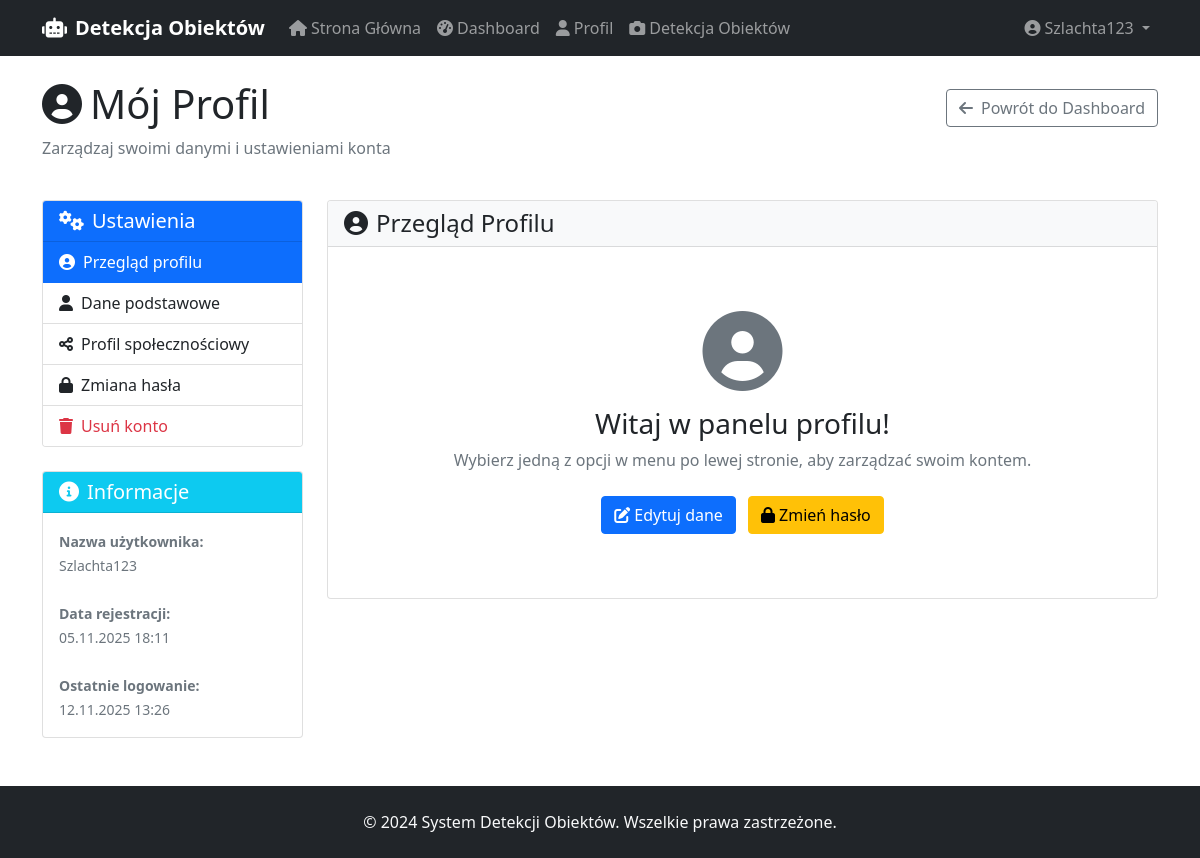
The app's page /profile/ (signed in) with its own data.
### detection_app/models.py (models this page shows, shortened)
class CustomUser(AbstractUser):
    email = models.EmailField(unique=True, verbose_name="adres email")
    phone = models.CharField(max_length=15, blank=True, verbose_name="telefon")
    birth_date = models.DateField(null=True, blank=True, verbose_name="data urodzenia")
    city = models.CharField(max_length=100, blank=True, verbose_name="miasto")
    address = models.TextField(blank=True, verbose_name="adres")
    created_at = models.DateTimeField(default=timezone.now, verbose_name="data rejestracji")
    updated_at = models.DateTimeField(auto_now=True, verbose_name="data aktualizacji")
    is_verified = models.BooleanField(default=False, verbose_name="zweryfikowany")
    newsletter = models.BooleanField(default=False, verbose_name="newsletter")
    terms_accepted = models.BooleanField(default=False, verbose_name="akceptacja regulaminu")
    class Meta:
        app_label = 'detection_app'  # DODAJ TĘ LINIĘ
        verbose_name = "użytkownik"
        verbose_name_plural = "użytkownicy"

### detection_app/views.py (the view, shortened to what this page needs)
# urls.py: path('profile/', views.profile_view, name='profile'),
@login_required
def profile_view(request):
    user = request.user
    profile, created = UserProfile.objects.get_or_create(user=user)
    active_tab = request.GET.get('tab', 'overview')
    user_form = UserUpdateForm(instance=user)
    profile_form = UserProfileForm(instance=profile)
    password_form = CustomPasswordChangeForm(request.user)
    context = {
        'user': user,
        'profile': profile,
        'active_tab': active_tab,
        'user_form': user_form,
        'profile_form': profile_form,
        'password_form': password_form,
    }
    return render(request, 'profile/profile.html', context)

### detection_app/templates/profile/profile.html (shortened to what this page needs)
{% extends 'bas/base.html' %}
{% block content %}
<div class="container mt-4">
    <div class="row mb-4">
        <div class="col-12">
            <div class="d-flex justify-content-between align-items-center">
                <h1><i class="fas fa-user-circle me-2"></i>Mój Profil</h1>
                <a href="{% url 'dashboard' %}" class="btn btn-outline-secondary">
                    <i class="fas fa-arrow-left me-2"></i>Powrót do Dashboard
                </a>
            </div>
            <p class="text-muted">Zarządzaj swoimi danymi i ustawieniami konta</p>
        </div>
    </div>
    <div class="row">
        <div class="col-md-3">
            <div class="card">
                <div class="card-header bg-primary text-white">
                    <h5 class="mb-0"><i class="fas fa-cogs me-2"></i>Ustawienia</h5>
                </div>
                <div class="list-group list-group-flush">
                    <a href="?tab=overview"
                       class="list-group-item list-group-item-action {% if active_tab == 'overview' %}active{% endif %}">
                        <i class="fas fa-user-circle me-2"></i>Przegląd profilu
                    </a>
                    <a href="?tab=basic"
                       class="list-group-item list-group-item-action {% if active_tab == 'basic' %}active{% endif %}">
                        <i class="fas fa-user me-2"></i>Dane podstawowe
                    </a>
                    <a href="?tab=social"
                       class="list-group-item list-group-item-action {% if active_tab == 'social' %}active{% endif %}">
                        <i class="fas fa-share-alt me-2"></i>Profil społecznościowy
                    </a>
                    <a href="?tab=password"
                       class="list-group-item list-group-item-action {% if active_tab == 'password' %}active{% endif %}">
                        <i class="fas fa-lock me-2"></i>Zmiana hasła
                    </a>
                    <a href="?tab=delete"
                       class="list-group-item list-group-item-action {% if active_tab == 'delete' %}active{% endif %} text-danger">
                        <i class="fas fa-trash me-2"></i>Usuń konto
                    </a>
                </div>
            </div>
            <div class="card mt-4">
                <div class="card-header bg-info text-white">
                    <h5 class="mb-0"><i class="fas fa-info-circle me-2"></i>Informacje</h5>
                </div>
                <div class="card-body">
                    <small class="text-muted">
                        <strong>Nazwa użytkownika:</strong><br>
                        {{ user.username }}<br><br>
                        <strong>Data rejestracji:</strong><br>
                        {{ user.date_joined|date:"d.m.Y H:i" }}<br><br>
                        <strong>Ostatnie logowanie:</strong><br>
                        {% if user.last_login %}
                            {{ user.last_login|date:"d.m.Y H:i" }}
                        {% else %}
                            Pierwsze logowanie
                        {% endif %}
                    </small>
                </div>
            </div>
        </div>
        <div class="col-md-9">
            <div class="card">
                <div class="card-header bg-light">
                    <h4 class="mb-0">
                        {% if active_tab == 'basic' %}
                            <i class="fas fa-user me-2"></i>Dane Podstawowe
                        {% elif active_tab == 'social' %}
                            <i class="fas fa-share-alt me-2"></i>Profil Społecznościowy
                        {% elif active_tab == 'password' %}
                            <i class="fas fa-lock me-2"></i>Zmiana Hasła
                        {% elif active_tab == 'delete' %}
                            <i class="fas fa-trash me-2"></i>Usuwanie Konta
                        {% else %}
                            <i class="fas fa-user-circle me-2"></i>Przegląd Profilu
                        {% endif %}
                    </h4>
                </div>
                <div class="card-body">
                    {% if active_tab == 'overview' %}
                        <div class="text-center py-5">
                            <i class="fas fa-user-circle fa-5x text-muted mb-3"></i>
                            <h3>Witaj w panelu profilu!</h3>
                            <p class="text-muted">Wybierz jedną z opcji w menu po lewej stronie, aby zarządzać swoim kontem.</p>
                            <div class="mt-4">
                                <a href="?tab=basic" class="btn btn-primary me-2">
                                    <i class="fas fa-edit me-1"></i>Edytuj dane
                                </a>
                                <a href="?tab=password" class="btn btn-warning">
                                    <i class="fas fa-lock me-1"></i>Zmień hasło
                                </a>
                            </div>
                        </div>
                    {% elif active_tab == 'basic' %}
                        {% include 'partials/profile_basic_form.html' %}
                    {% elif active_tab == 'social' %}
                        {% include 'partials/profile_social_form.html' %}
                    {% elif active_tab == 'password' %}
                        {% include 'partials/profile_password_form.html' %}
                    {% elif active_tab == 'delete' %}
                        {% include 'partials/profile_delete_info.html' %}
                    {% endif %}
                </div>
            </div>
        </div>
    </div>
</div>
{% endblock %}

### detection_app/templates/bas/base.html (shortened to what this page needs)
<!DOCTYPE html>
<html lang="pl">
  <head>
    <link
      href="https://cdn.jsdelivr.net/npm/bootstrap@5.1.3/dist/css/bootstrap.min.css"
      rel="stylesheet"
    />
    <link
      rel="stylesheet"
      href="https://cdnjs.cloudflare.com/ajax/libs/font-awesome/6.0.0/css/all.min.css"
    />
  </head>
  <body>
    <nav class="navbar navbar-expand-lg navbar-dark bg-dark">
      <div class="container">
        <a class="navbar-brand" href="{% url 'home' %}">
          <i class="fas fa-robot me-2"></i>Detekcja Obiektów
        </a>
        <div class="collapse navbar-collapse" id="navbarNav">
          <ul class="navbar-nav me-auto">
            <li class="nav-item">
              <a class="nav-link" href="{% url 'home' %}">
                <i class="fas fa-home me-1"></i>Strona Główna
              </a>
            </li>
            {% if user.is_authenticated %}
            <li class="nav-item">
              <a class="nav-link" href="{% url 'dashboard' %}">
                <i class="fas fa-tachometer-alt me-1"></i>Dashboard
              </a>
            </li>
            <li class="nav-item">
              <a class="nav-link" href="{% url 'profile' %}">
                <i class="fas fa-user me-1"></i>Profil
              </a>
            </li>
            <li class="nav-item">
              <a class="nav-link" href="{% url 'object_detection_upload' %}">
                <i class="fas fa-camera me-1"></i>Detekcja Obiektów
              </a>
            </li>
            {% endif %}
          </ul>
          <ul class="navbar-nav">
            {% if user.is_authenticated %}
            <li class="nav-item dropdown">
              <a
                class="nav-link dropdown-toggle"
                href="#"
                id="navbarDropdown"
                role="button"
                data-bs-toggle="dropdown"
              >
                <i class="fas fa-user-circle me-1"></i>{{ user.username }}
              </a>
            </li>
            {% endif %}
          </ul>
        </div>
      </div>
    </nav>
    <main class="main-content">{% block content %} {% endblock %}</main>
    <footer class="footer bg-dark text-light py-4 mt-5">
      <div class="container text-center">
        <p class="mb-0">
          &copy; 2024 System Detekcji Obiektów. Wszelkie prawa zastrzeżone.
        </p>
      </div>
    </footer>
  </body>
</html>

### detection_app/templates/bas/base.html (style rules this page uses)
.navbar-brand { font-weight: bold; }
.footer { margin-top: auto; }
body { display: flex; flex-direction: column; min-height: 100vh; }
.main-content { flex: 1; }

### records on screen
CustomUser: username "Szlachta123", date_joined "05.11.2025 18:11", last_login "12.11.2025 13:26"
